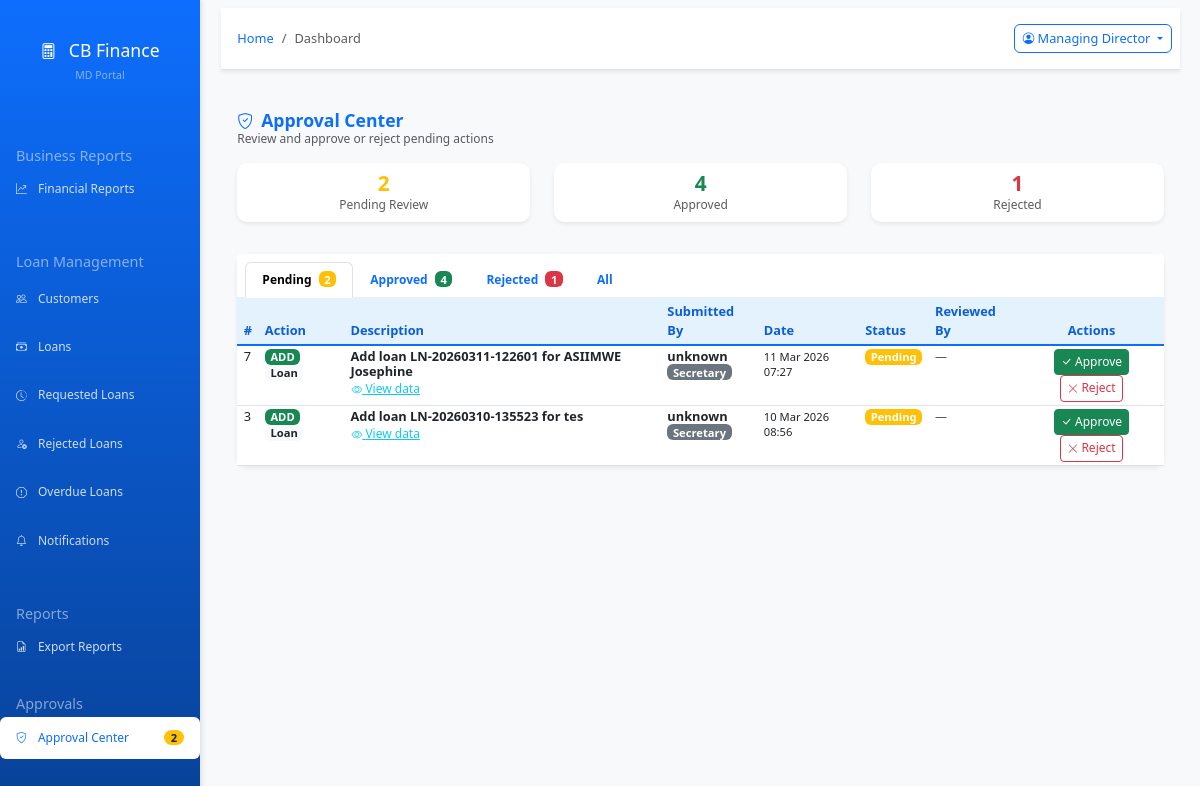
The page /app.cbfinance.rw/index.php?page=approvals (signed in) on the database as committed earlier.
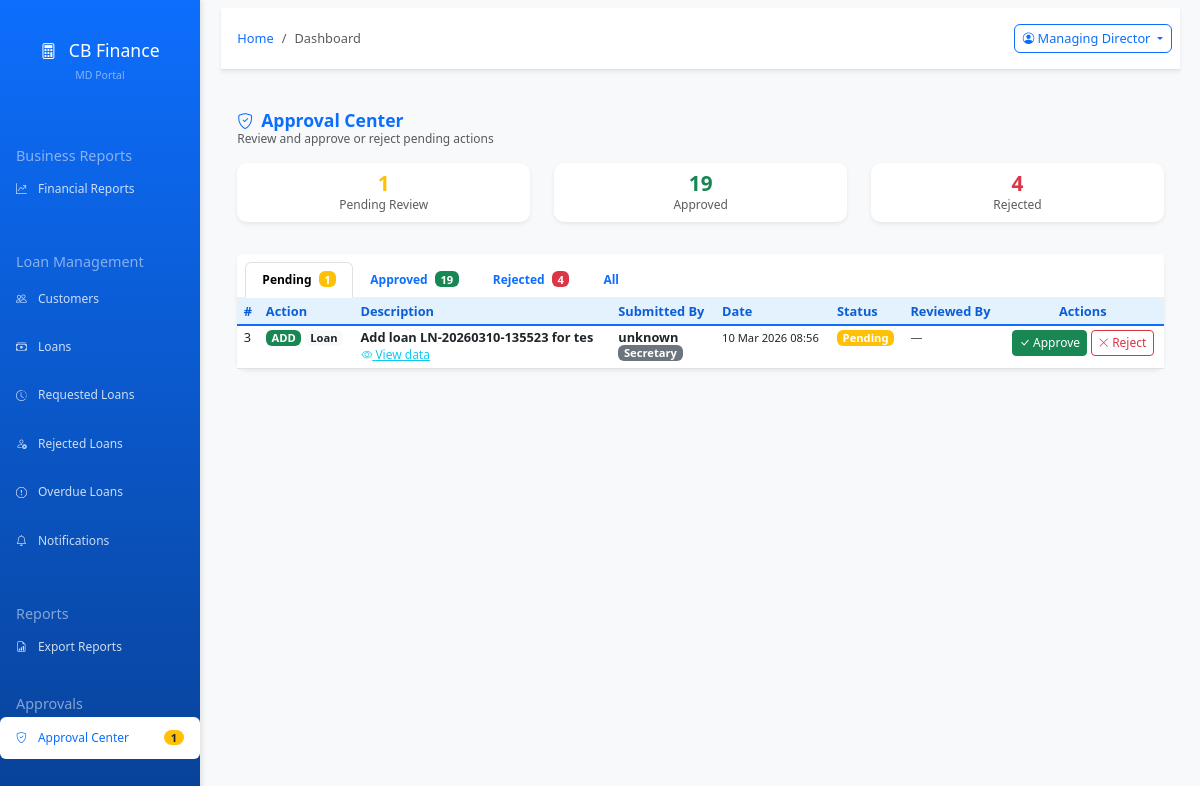
The same page on the database as committed later.
### tables this page shows
CREATE TABLE `pending_approvals` (
  `approval_id` int(11) NOT NULL,
  `action_type` varchar(20) NOT NULL,
  `entity_type` varchar(30) NOT NULL,
  `entity_id` int(11) DEFAULT NULL,
  `action_data` longtext NOT NULL,
  `description` varchar(255) NOT NULL,
  `submitted_by` varchar(100) NOT NULL,
  `submitted_by_role` varchar(50) NOT NULL,
  `status` enum('pending','approved','rejected') NOT NULL DEFAULT 'pending',
  `reviewed_by` varchar(100) DEFAULT NULL,
  `reviewed_at` datetime DEFAULT NULL,
  `review_notes` text,
  `submitted_at` datetime NOT NULL DEFAULT CURRENT_TIMESTAMP
);

### app.cbfinance.rw/includes/approval_helper.php (called while the page is built, shortened)
<?php
function countPendingApprovals($conn) {
    $result = $conn->query("SELECT COUNT(*) as cnt FROM pending_approvals WHERE status = 'pending'");
    return (int)($result->fetch_assoc()['cnt'] ?? 0);
}
function canApprove() {
    $role = $_SESSION['role'] ?? '';
    return in_array($role, ['Director', 'MD']);
}

### app.cbfinance.rw/modules/approvals.php (the view, shortened to what the changed rows need)
<?php
require_once __DIR__ . '/../config/database.php';
require_once __DIR__ . '/../includes/approval_helper.php';
$conn = getConnection();
$filter     = $_GET['filter'] ?? 'pending';
$where = $filter !== 'all' ? "WHERE status = '$filter'" : '';
$approvals = $conn->query("SELECT * FROM pending_approvals $where ORDER BY submitted_at DESC LIMIT 100");
$counts = [];
foreach (['pending', 'approved', 'rejected'] as $s) {
    $r = $conn->query("SELECT COUNT(*) as cnt FROM pending_approvals WHERE status = '$s'");
    $counts[$s] = $r ? (int)$r->fetch_assoc()['cnt'] : 0;
}
?>
<div class="container-fluid py-3">
    <div class="row mb-3">
        <div class="col-12 d-flex justify-content-between align-items-center">
            <div>
                <h2 class="h4 fw-bold text-primary mb-0">
                    <i class="bi bi-shield-check me-2"></i>Approval Center
                </h2>
                <p class="text-muted small mb-0">Review and approve or reject pending actions</p>
            </div>
        </div>
    </div>
    <div class="row mb-4">
        <div class="col-md-4">
            <div class="card border-warning shadow-sm">
                <div class="card-body text-center py-2">
                    <h2 class="fw-bold text-warning mb-0"><?= $counts['pending'] ?></h2>
                    <small class="text-muted">Pending Review</small>
                </div>
            </div>
        </div>
        <div class="col-md-4">
            <div class="card border-success shadow-sm">
                <div class="card-body text-center py-2">
                    <h2 class="fw-bold text-success mb-0"><?= $counts['approved'] ?></h2>
                    <small class="text-muted">Approved</small>
                </div>
            </div>
        </div>
        <div class="col-md-4">
            <div class="card border-danger shadow-sm">
                <div class="card-body text-center py-2">
                    <h2 class="fw-bold text-danger mb-0"><?= $counts['rejected'] ?></h2>
                    <small class="text-muted">Rejected</small>
                </div>
            </div>
        </div>
    </div>
    <div class="card shadow-sm">
        <div class="card-header bg-white py-2">
            <ul class="nav nav-tabs card-header-tabs">
                <?php foreach (['pending' => 'warning', 'approved' => 'success', 'rejected' => 'danger', 'all' => 'secondary'] as $f => $color): ?>
                <li class="nav-item">
                    <a class="nav-link <?= $filter === $f ? 'active' : '' ?>" href="?page=approvals&filter=<?= $f ?>">
                        <?= ucfirst($f) ?>
                        <?php if ($f !== 'all' && isset($counts[$f]) && $counts[$f] > 0): ?>
                            <span class="badge bg-<?= $color ?> ms-1"><?= $counts[$f] ?></span>
                        <?php endif; ?>
                    </a>
                </li>
                <?php endforeach; ?>
            </ul>
        </div>
        <div class="card-body p-0">
            <div class="table-responsive">
                <table class="table table-hover table-sm mb-0">
                    <thead class="table-light">
                        <tr>
                            <th>#</th>
                            <th>Action</th>
                            <th>Description</th>
                            <th>Submitted By</th>
                            <th>Date</th>
                            <th>Status</th>
                            <th>Reviewed By</th>
                            <?php if (canApprove() && $filter === 'pending'): ?>
                            <th class="text-center">Actions</th>
                            <?php endif; ?>
                        </tr>
                    </thead>
                    <tbody>
                        <?php if ($approvals && $approvals->num_rows > 0):
                            while ($row = $approvals->fetch_assoc()):
                                $badge = 'secondary';
                                switch($row['status']) {
                                    case 'pending':  $badge = 'warning'; break;
                                }
                                $action_badge = '<span class="badge bg-secondary">'.strtoupper($row['action_type'] ?? '').'</span>';
                                switch($row['action_type']) {
                                    case 'add':    $action_badge = '<span class="badge bg-success">ADD</span>'; break;
                                }
                        ?>
                        <tr>
                            <td><?= $row['approval_id'] ?></td>
                            <td><?= $action_badge ?> <span class="badge bg-light text-dark"><?= ucfirst($row['entity_type']) ?></span></td>
                            <td>
                                <strong><?= htmlspecialchars($row['description']) ?></strong>
                                <br>
                                <button class="btn btn-link btn-sm p-0 text-info"
                                        data-bs-toggle="collapse"
                                        data-bs-target="#details-<?= $row['approval_id'] ?>">
                                    <i class="bi bi-eye"></i> View data
                                </button>
                            </td>
                            <td>
                                <strong><?= htmlspecialchars($row['submitted_by']) ?></strong>
                                <br><small class="badge bg-secondary"><?= htmlspecialchars($row['submitted_by_role']) ?></small>
                            </td>
                            <td><small><?= date('d M Y H:i', strtotime($row['submitted_at'])) ?></small></td>
                            <td><span class="badge bg-<?= $badge ?>"><?= ucfirst($row['status']) ?></span></td>
                            <td>
                                <?php if ($row['reviewed_by']): ?>
                                    <small><?= htmlspecialchars($row['reviewed_by']) ?></small><br>
                                    <small class="text-muted"><?= date('d M H:i', strtotime($row['reviewed_at'])) ?></small>
                                <?php else: ?>
                                    <small class="text-muted">—</small>
                                <?php endif; ?>
                            </td>
                            <?php if (canApprove() && $filter === 'pending'): ?>
                            <td class="text-center">
                                <button class="btn btn-success btn-sm"
                                        data-bs-toggle="modal"
                                        data-bs-target="#reviewModal"
                                        data-approval-id="<?= $row['approval_id'] ?>"
                                        data-description="<?= htmlspecialchars($row['description']) ?>"
                                        data-action="approve">
                                    <i class="bi bi-check-lg"></i> Approve
                                </button>
                                <button class="btn btn-outline-danger btn-sm"
                                        data-bs-toggle="modal"
                                        data-bs-target="#reviewModal"
                                        data-approval-id="<?= $row['approval_id'] ?>"
                                        data-description="<?= htmlspecialchars($row['description']) ?>"
                                        data-action="reject">
                                    <i class="bi bi-x-lg"></i> Reject
                                </button>
                            </td>
                            <?php endif; ?>
                        </tr>
                        <?php endwhile;
                        endif; ?>
                    </tbody>
                </table>
            </div>
        </div>
    </div>
</div>

### app.cbfinance.rw/includes/sidebar.php (shortened to what the changed rows need)
<?php
$current_page = isset($_GET['page']) ? $_GET['page'] : 'dashboard';
$user_role = $_SESSION['role'] ?? 'Guest';
require_once __DIR__ . '/approval_helper.php';
?>
<nav id="sidebar" class="col-md-3 col-lg-2 d-md-block bg-primary sidebar">
    <div class="position-sticky pt-3">
        <ul class="nav flex-column">
            <?php if (strtolower($user_role) !== 'developer'):
                $approval_conn = getConnection();
                $pending_approvals_count = $approval_conn ? countPendingApprovals($approval_conn) : 0;
                ?>
                <li class="nav-item">
                    <a class="nav-link d-flex align-items-center justify-content-between <?php echo $current_page == 'approvals' ? 'active' : ''; ?>" href="?page=approvals">
                        <span><i class="bi bi-shield-check me-2"></i> Approval Center</span>
                        <?php if ($pending_approvals_count > 0): ?>
                            <span class="badge rounded-pill bg-warning text-dark" style="font-size:.68rem;min-width:20px;padding:3px 7px;">
                                <?php echo $pending_approvals_count; ?>
                            </span>
                        <?php endif; ?>
                    </a>
                </li>
            <?php endif; ?>
        </ul>
    </div>
</nav>

Rows that differ between the two databases and show on the page:
no longer on this page (row edited): pending_approvals: approval_id "7", action_type "ADD", entity_type "Loan", description "Add loan LN-20260311-122601 for ASIIMWE Josephine", submitted_by "unknown", submitted_by_role "Secretary", submitted_at "11 Mar 2026 07:27", status "Pending"
Other text that changed with them:
$pending_approvals_count: "2" → "1"
$counts['pending']: "2" → "1"
$counts['approved']: "4" → "19"
$counts['rejected']: "1" → "4"
new list line: "Pending 1"
new list line: "Approved 19"
new list line: "Rejected 4"
list line gone: "Pending 2"
list line gone: "Approved 4"
list line gone: "Rejected 1"
